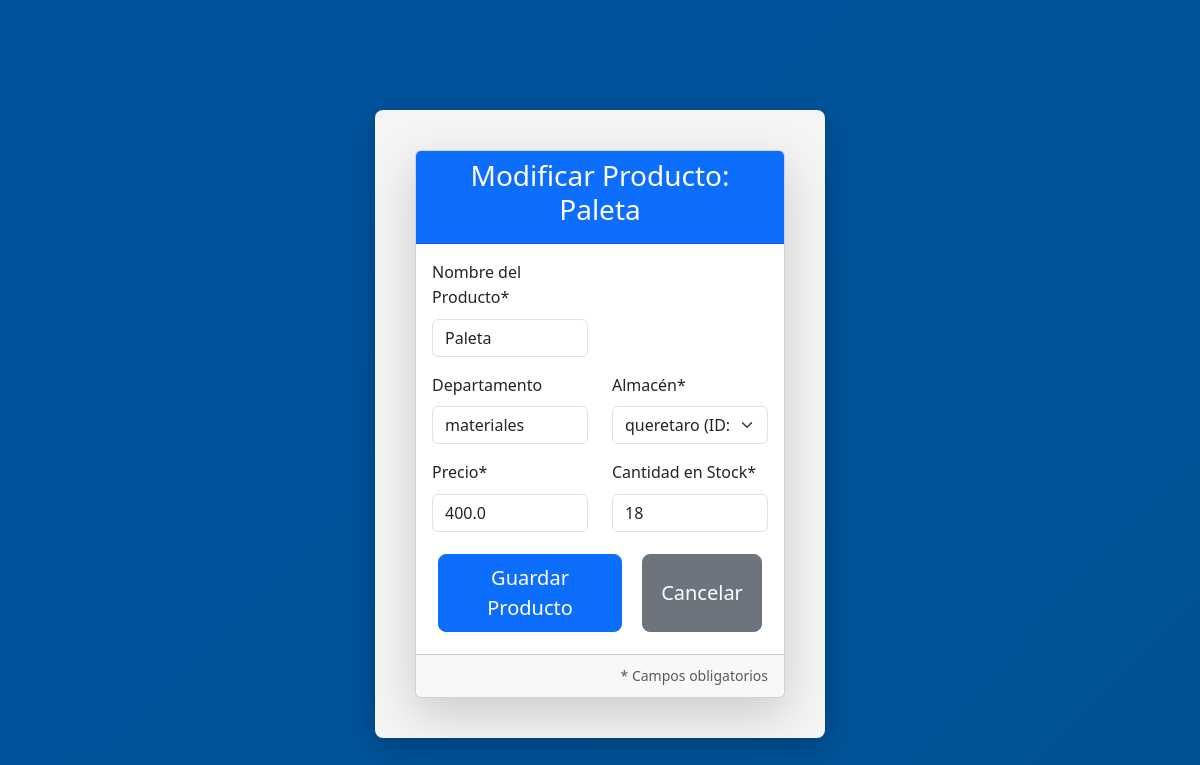
The app's page /productos/modificar/64 (signed in) with its own data.
### tables this page shows
CREATE TABLE "productos" (
	"id"	INTEGER NOT NULL,
	"nombre"	TEXT NOT NULL,
	"precio"	REAL NOT NULL,
	"cantidad"	INTEGER NOT NULL,
	"departamento"	TEXT NOT NULL, almacen INTEGER,
	PRIMARY KEY("id")
);

### app.py (the view, shortened to what this page needs)
@app.route('/productos/modificar/<int:id>', methods=['GET', 'POST'])
@login_requerido
@rol_requerido('PRODUCTOS')  # solo ADMIN o PRODUCTOS pueden modificar
def modificar_producto(id):
    conn = get_db_connection()
    producto = conn.execute('SELECT * FROM productos WHERE id = ?', (id,)).fetchone()
    almacenes_list = conn.execute('SELECT id, nombre FROM almacenes').fetchall()
    if producto is None:
        conn.close()
        flash('Producto no encontrado.', 'danger')
        return redirect(url_for('productos'))
    conn.close()
    return render_template('producto_form.html',
                           form_title=f'Modificar Producto: {producto["nombre"]}',
                           producto=producto,
                           almacenes=almacenes_list)

### app.py (called while the page is built)
def login_requerido(f):
    @wraps(f)
    def decorated_function(*args, **kwargs):
        if 'usuario' not in session:
            flash('Debe iniciar sesión para acceder a esta página', 'warning')
            return redirect(url_for('login'))
        return f(*args, **kwargs)
    return decorated_function

def rol_requerido(rol_permitido):
    def decorator(f):
        @wraps(f)
        def decorated_function(*args, **kwargs):
            if session.get('rol') != rol_permitido and session.get('rol') != 'ADMIN':
                flash('Acceso denegado. Solo el rol de ADMIN o el rol específico pueden realizar esta acción.',
                      'danger')
                return redirect(url_for('inicio'))
            return f(*args, **kwargs)
        return decorated_function
    return decorator

def get_db_connection():
    conn = sqlite3.connect('instance/InventarioBD.db')
    conn.row_factory = sqlite3.Row
    return conn

### templates/producto_form.html (shortened to what this page needs)
<!DOCTYPE html>
<html lang="es">
<head>
    <link href="https://cdn.jsdelivr.net/npm/bootstrap@5.3.3/dist/css/bootstrap.min.css" rel="stylesheet">
    <link rel="stylesheet" href="{{ url_for('static', filename='css/base.css') }}">
    <link rel="stylesheet" href="../static/css/pages/productos.css">
    <link rel="stylesheet" href="../static/css/components/headers.css">
    <link rel="stylesheet" href="../static/css/components/buttons.css">
</head>
<body>
<div class="container mt-5">
    <div class="card shadow-lg">
        <div class="card-header bg-primary text-white text-center">
            <h3>{{ form_title }}</h3>
        </div>
        <div class="card-body">
            <form method="POST" action="">
                <div class="row mb-3">
                    <div class="col-md-6">
                        <label for="nombre" class="form-label">Nombre del Producto*</label>
                        <input type="text" id="nombre" name="nombre" class="form-control"
                               value="{{ producto['nombre'] if producto else '' }}" required>
                    </div>
                </div>
                <div class="row mb-3">
                    <div class="col-md-6">
                        <label for="departamento" class="form-label">Departamento</label>
                        <input type="text" id="departamento" name="departamento" class="form-control"
                               value="{{ producto['departamento'] if producto else '' }}">
                    </div>
                    <div class="col-md-6">
                        <label for="almacen_id" class="form-label">Almacén*</label>
                        <select id="almacen_id" name="almacen_id" class="form-select" required>
                            {% for a in almacenes %}
                                <option value="{{ a['id'] }}"
                                    {{ 'selected' if producto and producto['almacen'] == a['id'] else '' }}>
                                    {{ a['nombre'] }} (ID: {{ a['id'] }})
                                </option>
                            {% endfor %}
                        </select>
                    </div>
                </div>
                <div class="row mb-3">
                    <div class="col-md-6">
                        <label for="precio" class="form-label">Precio*</label>
                        <input type="number" step="0.01" id="precio" name="precio" class="form-control"
                               value="{{ producto['precio'] if producto else '' }}" required>
                    </div>
                    <div class="col-md-6">
                        <label for="cantidad" class="form-label">Cantidad en Stock*</label>
                        <input type="number" id="cantidad" name="cantidad" class="form-control"
                               value="{{ producto['cantidad'] if producto else '' }}" required>
                    </div>
                </div>
                <div class="d-grid gap-2 d-md-flex justify-content-md-end">
                    <button type="submit" class="btn btn-primary btn-lg">Guardar Producto</button>
                    <button type="button" class="btn btn-secondary btn-lg" onclick="window.location.href='{{ url_for('productos') }}'">Cancelar</button>
                </div>
            </form>
        </div>
        <div class="card-footer text-muted text-end">
            <small>* Campos obligatorios</small>
        </div>
    </div>
</div>
</body>
</html>

### static/css/base.css (style rules this page uses)
:root { --azul-unison: #00529e; --azul-oscuro-unison: #015294; --dorado-unison: #f8bb00; --dorado-oscuro-unison: #d99e30; --blanco: #ffffff; --texto-principal: #333333; }
body { background: linear-gradient(135deg, #00529e 0%, #015294 100%); min-height: 100vh; line-height: 1.6; color: var(--azul-oscuro-unison); display: flex; align-items: center; justify-content: center; margin: 0; font-family: 'Segoe UI', Tahoma, Geneva, Verdana, sans-serif; padding: 0; }
.container { background-color: #f5f5f5; border-radius: 8px; padding: 40px; width: 100%; max-width: 450px; box-shadow: 0 8px 24px rgba(0, 0, 0, 0.2); }

### static/css/components/buttons.css (style rules this page uses)
button, .modify-button, .eliminar-button { padding: 12px 24px; font-size: 16px; min-width: 120px; margin: 6px; border-radius: 4px; cursor: pointer; background-color: var(--azul-oscuro-unison); color: var(--dorado-unison); text-decoration: none; transition: background-color 0.3s ease; font-family: 'Segoe UI', Tahoma, Geneva, Verdana, sans-serif; }

### records on screen
productos: nombre "Paleta", departamento "materiales", precio "400.0", cantidad "18"

### other values on screen
form field almacen_id "queretaro (ID: 8)"
